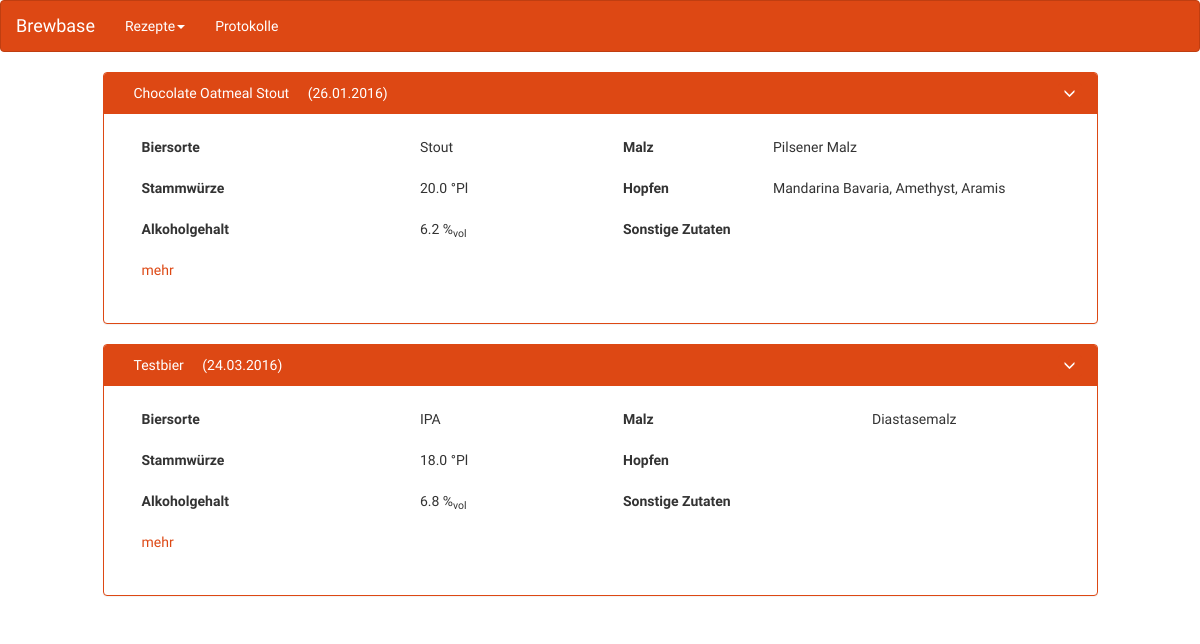
Before: /recipes/ with the older database file.
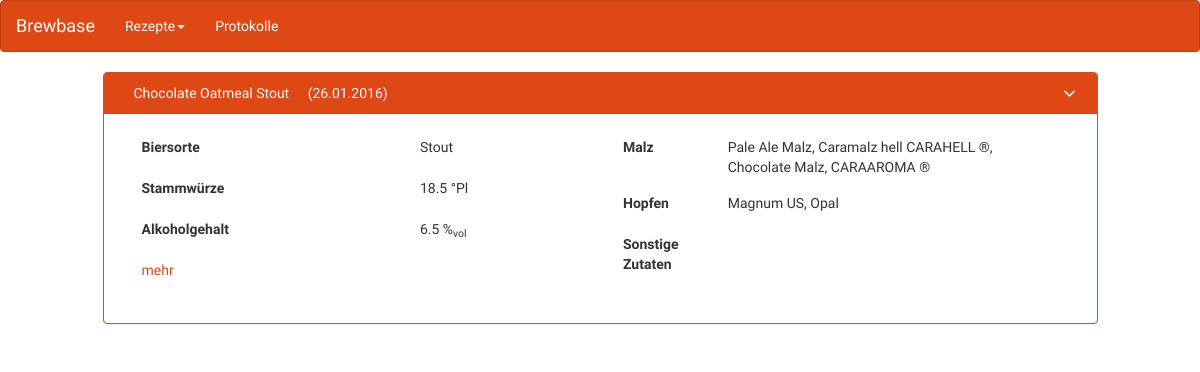
After: the same page with the newer database file.
### app/models.py (models this page shows, shortened)
class Recipe(db.Model):
    __tablename__ = 'recipes'
    id = Column(Integer, primary_key=True)
    date = Column(Date, default=func.now())
    description = Column(Text)
    name = Column(String(255), default='')
    beertype = Column(String(255), default='')
    original_gravity = Column(Float(precision=1))
    alcohol = Column(Float(precision=1))
    bitterness = Column(Integer)
    color = Column(Integer)
    carbonisation = Column(Float(precision=1))
    @property
    def ebc(self):
        try:
            return (sum(malt.qty * malt.ebc for malt in self.malts) /
                    sum(malt.qty for malt in self.malts))
        except (TypeError, ZeroDivisionError):
            return None

### app/views.py (the view)
@app.route('/recipes')
def handle_recipes():
    pass

### app/__init__.py (called while the page is built)
@app.template_filter('dateformat')
def dateformat(value, format='%d.%m.%Y'):
    return value.strftime(format)

### app/views.py (called while the page is built)
@app.route('/')
@app.route('/index')
@app.route('/recipes/')
def recipe_list():
    recipes = db.session.query(Recipe)
    return render_template('recipes.html', recipes=recipes)

### app/templates/recipes.html (shortened to what this page needs)
{% extends "base.html" %}
{% from "navbar.html" import mynavbar %}
{% from "common.html" import detail %}
{% block navbar %}
  {{ mynavbar() }}
{% endblock %}
{% block content %}
  {% for recipe in recipes %}
    <div class="row">
      <div class="recipe-detail col-sm-offset-1 col-sm-10">
        <div class="panel panel-primary">
          <div class="panel-heading">
            <a href="{{ url_for('edit_recipe', recipe_id=recipe.id) }}" class="panel-heading">
              {{ recipe.name }}
            </a>
            ({{ recipe.date | dateformat}})
            <div class="dropdown pull-right">
              <a class="btn btn-primary btn-xs" data-toggle="dropdown" expanded="false"><span class="glyphicon glyphicon-menu-down"></span></a>
            </div>
          </div>
          <div class="panel-body recipe-detail">
            <div class="col-sm-6">
              <table class="table">
                <tr>
                  <td><label>Biersorte</label></td>
                  <td>{{ recipe.beertype }}</td>
                </tr>
                <tr>
                  <td><label>Stammwürze</label></td>
                  <td>{{ recipe.original_gravity }} °Pl</td>
                </tr>
                <tr>
                  <td><label>Alkoholgehalt</label></td>
                  <td>{{ recipe.alcohol or '-'}} %<sub>vol</sub></td>
                </tr>
                <tr>
                  <td>
                    <a class="link-more" href="#">mehr</a>
                  </td>
                  <td></td>
                </tr>
              </table>
            </div>
            <div class="col-sm-6">
              <table class="table">
                <tr>
                  <td><label>Malz</label></td>
                  <td>{{ recipe.malts|join(', ', attribute='name_') }}</td>
                </tr>
                <tr>
                  <td><label>Hopfen</label></td>
                  <td>{{ recipe.hops|join(', ', attribute='name_') }}</td>
                </tr>
                <tr>
                  <td><label>Sonstige Zutaten</label></td>
                  <td>{{ recipe.miscs|join(', ', attribute='name_') }}</td>
                </tr>
              </table>
            </div>
          </div>
        </div>
      </div>
    </div>
  {% endfor %}
{% endblock %}

### app/templates/base.html (shortened to what this page needs)
<!DOCTYPE html>
<html lang="en">
  <head>
    <link href="/static/css/bootstrap.min.css" rel="stylesheet">
    <link href="/static/css/brewbase.css" rel="stylesheet">
  </head>
  <body>
    <div id="main">
      {% block navbar %}{% endblock %}
      {% block content %}{% endblock %}
    </div>
  </body>
</html>

### app/templates/navbar.html (shortened to what this page needs)
{%  macro mynavbar() %}
<nav class="navbar navbar-default">
  <div class="container-fluid">
    <div class="navbar-header">
      <a class="navbar-brand" href="{{ url_for('recipe_list') }}">Brewbase</a>
    </div>
    <div class="collapse navbar-collapse" id="bs-example-navbar-collapse-1">
      <ul class="nav navbar-nav">
        <li class="dropdown">
          <a href="#" class="dropdown-toggle" data-toggle="dropdown" role="button" aria-haspopup>Rezepte<span class="caret"></span></a>
        </li>
        <li><a href="#">Protokolle</a></li>
      </ul>
    </div>
  </div>
</nav>
{% endmacro %}

### app/static/css/brewbase.css (style rules this page uses)
.table th, .table td { border-top: none !important; }

### app/templates/recipes.html (style rules this page uses)
.panel-heading { color: white; }

Changed rows visible on the page:
removed Recipe: name "Testbier", date "24.03.2016", beertype "IPA", original_gravity "18.0", alcohol "6.8", malts "Diastasemalz"
changed Recipe "Chocolate Oatmeal Stout": original_gravity "20.0" → "18.5"; alcohol "6.2" → "6.5"; malts "Pilsener Malz" → "Pale Ale Malz, Caramalz hell CARAHELL ®, Chocolate Malz, CARAAROMA ®"; hops "Mandarina Bavaria, Amethyst, Aramis" → "Magnum US, Opal"
